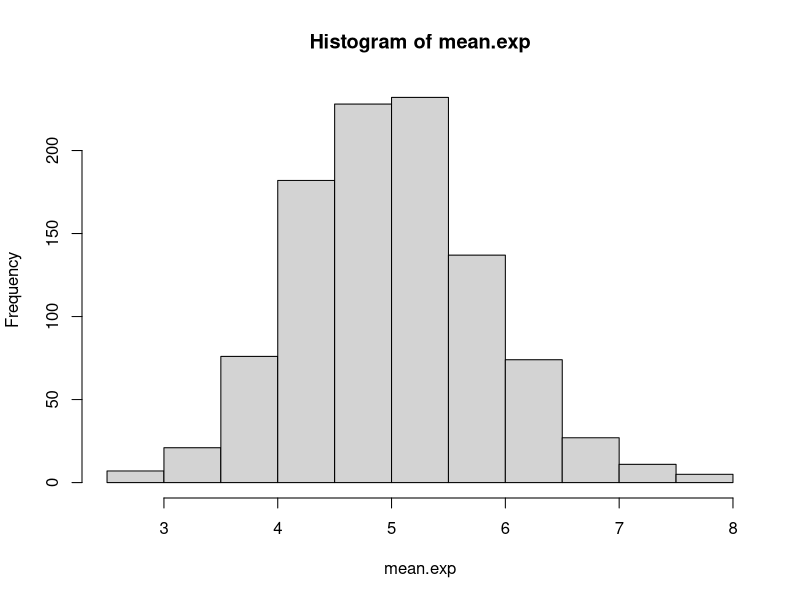

R code for this plot:
setwd("c:\\rprograms\\statinference")

n<-1000
group <- 40

lambda <- 0.2

theoreticalmean <- 1 / lambda
theoreticalsd <- 1/lambda


data  <- rexp(n * group, lambda)
matrixdata <- matrix(data, nrow=1000, ncol=40)

mean.exp = apply(matrixdata, 1, mean)
simmean <- mean(mean.exp)
simsd <- sd(mean.exp)
simvar <- var(mean.exp)
hist(mean.exp)